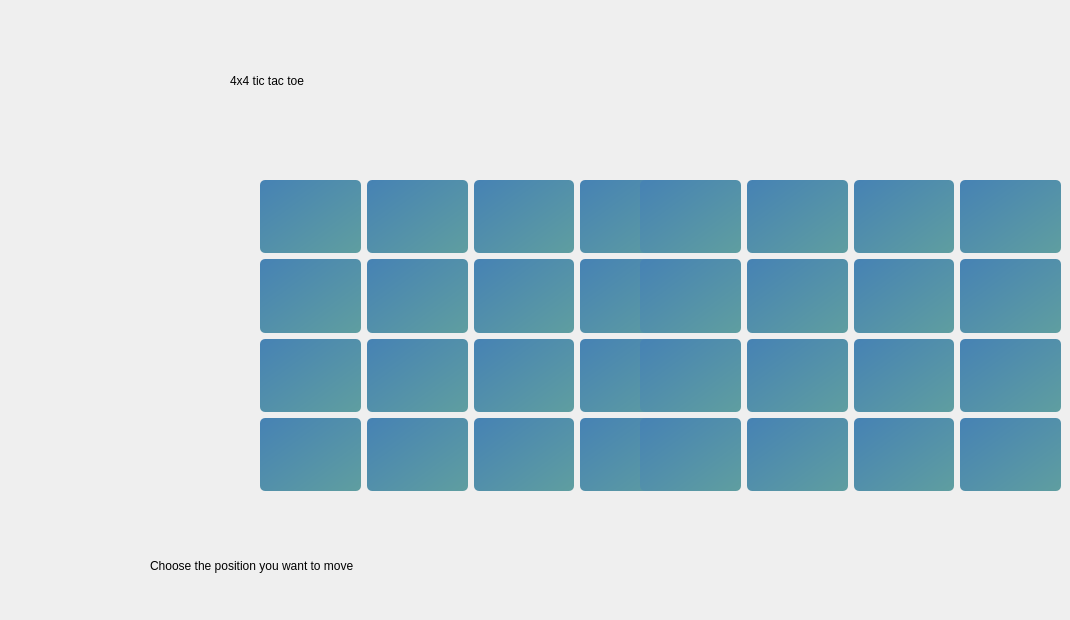
    <widget class="QWidget" name="_4x4_tic_tac_toe_ui_9">
     <property name="styleSheet">
      <string notr="true">QWidget#_4x4_tic_tac_toe_ui_9{
background-color:qlineargradient(spread:pad, x1:0.089, y1:0.136364, x2:1, y2:1, stop:0 #1E90FF, stop:1 #87CEFA);
}</string>
     </property>
     <widget class="QLabel" name="_4x4_label">
      <property name="geometry">
       <rect>
        <x>230</x>
        <y>20</y>
        <width>471</width>
        <height>121</height>
       </rect>
      </property>
      <property name="styleSheet">
       <string notr="true">font: 36pt &quot;MS Reference Sans Serif&quot;;
colro :white;</string>
      </property>
      <property name="text">
       <string>4x4 tic tac toe</string>
      </property>
     </widget>
     <widget class="QWidget" name="gridLayoutWidget_16">
      <property name="geometry">
       <rect>
        <x>260</x>
        <y>180</y>
        <width>421</width>
        <height>311</height>
       </rect>
      </property>
      <layout class="QGridLayout" name="gridLayout_16">
       <item row="3" column="1">
        <widget class="QPushButton" name="_4x4_3_1">
         <property name="sizePolicy">
          <sizepolicy hsizetype="Expanding" vsizetype="Expanding">
           <horstretch>0</horstretch>
           <verstretch>0</verstretch>
          </sizepolicy>
         </property>
         <property name="maximumSize">
          <size>
           <width>250</width>
           <height>16777215</height>
          </size>
         </property>
         <property name="styleSheet">
          <string notr="true">QPushButton{
color: rgb(255, 255, 255);
font: 14pt &quot;MS Reference Sans Serif&quot;;
background-color: qlineargradient(spread:pad, x1:0, y1:0, x2:1, y2:1, stop:0 #4682B4, stop:1 #5F9EA0);
border-radius: 5px;
}
QPushButton:hover {
    background-color: #5F9EA0;
}</string>
         </property>
         <property name="text">
          <string/>
         </property>
        </widget>
       </item>
       <item row="3" column="3">
        <widget class="QPushButton" name="_4x4_3_3">
         <property name="sizePolicy">
          <sizepolicy hsizetype="Expanding" vsizetype="Expanding">
           <horstretch>0</horstretch>
           <verstretch>0</verstretch>
          </sizepolicy>
         </property>
         <property name="maximumSize">
          <size>
           <width>250</width>
           <height>16777215</height>
          </size>
         </property>
         <property name="styleSheet">
          <string notr="true">QPushButton{
color: rgb(255, 255, 255);
font: 14pt &quot;MS Reference Sans Serif&quot;;
background-color: qlineargradient(spread:pad, x1:0, y1:0, x2:1, y2:1, stop:0 #4682B4, stop:1 #5F9EA0);
border-radius: 5px;
}
QPushButton:hover {
    background-color: #5F9EA0;
}</string>
         </property>
         <property name="text">
          <string/>
         </property>
        </widget>
       </item>
       <item row="2" column="3">
        <widget class="QPushButton" name="_4x4_2_3">
         <property name="sizePolicy">
          <sizepolicy hsizetype="Expanding" vsizetype="Expanding">
           <horstretch>0</horstretch>
           <verstretch>0</verstretch>
          </sizepolicy>
         </property>
         <property name="maximumSize">
          <size>
           <width>250</width>
           <height>16777215</height>
          </size>
         </property>
         <property name="styleSheet">
          <string notr="true">QPushButton{
color: rgb(255, 255, 255);
font: 14pt &quot;MS Reference Sans Serif&quot;;
background-color: qlineargradient(spread:pad, x1:0, y1:0, x2:1, y2:1, stop:0 #4682B4, stop:1 #5F9EA0);
border-radius: 5px;
}
QPushButton:hover {
    background-color: #5F9EA0;
}</string>
         </property>
         <property name="text">
          <string/>
         </property>
        </widget>
       </item>
       <item row="1" column="2">
        <widget class="QPushButton" name="_4x4_1_2">
         <property name="sizePolicy">
          <sizepolicy hsizetype="Expanding" vsizetype="Expanding">
           <horstretch>0</horstretch>
           <verstretch>0</verstretch>
          </sizepolicy>
         </property>
         <property name="maximumSize">
          <size>
           <width>250</width>
           <height>16777215</height>
          </size>
         </property>
         <property name="styleSheet">
          <string notr="true">QPushButton{
color: rgb(255, 255, 255);
font: 14pt &quot;MS Reference Sans Serif&quot;;
background-color: qlineargradient(spread:pad, x1:0, y1:0, x2:1, y2:1, stop:0 #4682B4, stop:1 #5F9EA0);
border-radius: 5px;
}
QPushButton:hover {
    background-color: #5F9EA0;
}</string>
         </property>
         <property name="text">
          <string/>
         </property>
        </widget>
       </item>
       <item row="3" column="0">
        <widget class="QPushButton" name="_4x4_3_0">
         <property name="sizePolicy">
          <sizepolicy hsizetype="Expanding" vsizetype="Expanding">
           <horstretch>0</horstretch>
           <verstretch>0</verstretch>
          </sizepolicy>
         </property>
         <property name="maximumSize">
          <size>
           <width>250</width>
           <height>16777215</height>
          </size>
         </property>
         <property name="styleSheet">
          <string notr="true">QPushButton{
color: rgb(255, 255, 255);
font: 14pt &quot;MS Reference Sans Serif&quot;;
background-color: qlineargradient(spread:pad, x1:0, y1:0, x2:1, y2:1, stop:0 #4682B4, stop:1 #5F9EA0);
border-radius: 5px;
}
QPushButton:hover {
    background-color: #5F9EA0;
}</string>
         </property>
         <property name="text">
          <string/>
         </property>
        </widget>
       </item>
       <item row="0" column="1">
        <widget class="QPushButton" name="_4x4_0_1">
         <property name="sizePolicy">
          <sizepolicy hsizetype="Expanding" vsizetype="Expanding">
           <horstretch>0</horstretch>
           <verstretch>0</verstretch>
          </sizepolicy>
         </property>
         <property name="maximumSize">
          <size>
           <width>250</width>
           <height>16777215</height>
          </size>
         </property>
         <property name="styleSheet">
          <string notr="true">QPushButton{
color: rgb(255, 255, 255);
font: 14pt &quot;MS Reference Sans Serif&quot;;
background-color: qlineargradient(spread:pad, x1:0, y1:0, x2:1, y2:1, stop:0 #4682B4, stop:1 #5F9EA0);
border-radius: 5px;
}
QPushButton:hover {
    background-color: #5F9EA0;
}</string>
         </property>
         <property name="text">
          <string/>
         </property>
        </widget>
       </item>
       <item row="0" column="2">
        <widget class="QPushButton" name="_4x4_0_2">
         <property name="sizePolicy">
          <sizepolicy hsizetype="Expanding" vsizetype="Expanding">
           <horstretch>0</horstretch>
           <verstretch>0</verstretch>
          </sizepolicy>
         </property>
         <property name="maximumSize">
          <size>
           <width>250</width>
           <height>16777215</height>
          </size>
         </property>
         <property name="styleSheet">
          <string notr="true">QPushButton{
color: rgb(255, 255, 255);
font: 14pt &quot;MS Reference Sans Serif&quot;;
background-color: qlineargradient(spread:pad, x1:0, y1:0, x2:1, y2:1, stop:0 #4682B4, stop:1 #5F9EA0);
border-radius: 5px;
}
QPushButton:hover {
    background-color: #5F9EA0;
}</string>
         </property>
         <property name="text">
          <string/>
         </property>
        </widget>
       </item>
       <item row="2" column="2">
        <widget class="QPushButton" name="_4x4_2_2">
         <property name="sizePolicy">
          <sizepolicy hsizetype="Expanding" vsizetype="Expanding">
           <horstretch>0</horstretch>
           <verstretch>0</verstretch>
          </sizepolicy>
         </property>
         <property name="maximumSize">
          <size>
           <width>250</width>
           <height>16777215</height>
          </size>
         </property>
         <property name="styleSheet">
          <string notr="true">QPushButton{
color: rgb(255, 255, 255);
font: 14pt &quot;MS Reference Sans Serif&quot;;
background-color: qlineargradient(spread:pad, x1:0, y1:0, x2:1, y2:1, stop:0 #4682B4, stop:1 #5F9EA0);
border-radius: 5px;
}
QPushButton:hover {
    background-color: #5F9EA0;
}</string>
         </property>
         <property name="text">
          <string/>
         </property>
        </widget>
       </item>
       <item row="2" column="0">
        <widget class="QPushButton" name="_4x4_2_0">
         <property name="sizePolicy">
          <sizepolicy hsizetype="Expanding" vsizetype="Expanding">
           <horstretch>0</horstretch>
           <verstretch>0</verstretch>
          </sizepolicy>
         </property>
         <property name="maximumSize">
          <size>
           <width>250</width>
           <height>16777215</height>
          </size>
         </property>
         <property name="styleSheet">
          <string notr="true">QPushButton{
color: rgb(255, 255, 255);
font: 14pt &quot;MS Reference Sans Serif&quot;;
background-color: qlineargradient(spread:pad, x1:0, y1:0, x2:1, y2:1, stop:0 #4682B4, stop:1 #5F9EA0);
border-radius: 5px;
}
QPushButton:hover {
    background-color: #5F9EA0;
}</string>
         </property>
         <property name="text">
          <string/>
         </property>
        </widget>
       </item>
       <item row="2" column="1">
        <widget class="QPushButton" name="_4x4_2_1">
         <property name="sizePolicy">
          <sizepolicy hsizetype="Expanding" vsizetype="Expanding">
           <horstretch>0</horstretch>
           <verstretch>0</verstretch>
          </sizepolicy>
         </property>
         <property name="maximumSize">
          <size>
           <width>250</width>
           <height>16777215</height>
          </size>
         </property>
         <property name="styleSheet">
          <string notr="true">QPushButton{
color: rgb(255, 255, 255);
font: 14pt &quot;MS Reference Sans Serif&quot;;
background-color: qlineargradient(spread:pad, x1:0, y1:0, x2:1, y2:1, stop:0 #4682B4, stop:1 #5F9EA0);
border-radius: 5px;
}
QPushButton:hover {
    background-color: #5F9EA0;
}</string>
         </property>
         <property name="text">
          <string/>
         </property>
        </widget>
       </item>
       <item row="0" column="3">
        <widget class="QPushButton" name="_4x4_0_3">
         <property name="sizePolicy">
          <sizepolicy hsizetype="Expanding" vsizetype="Expanding">
           <horstretch>0</horstretch>
           <verstretch>0</verstretch>
          </sizepolicy>
         </property>
         <property name="maximumSize">
          <size>
           <width>250</width>
           <height>16777215</height>
          </size>
         </property>
         <property name="styleSheet">
          <string notr="true">QPushButton{
color: rgb(255, 255, 255);
font: 14pt &quot;MS Reference Sans Serif&quot;;
background-color: qlineargradient(spread:pad, x1:0, y1:0, x2:1, y2:1, stop:0 #4682B4, stop:1 #5F9EA0);
border-radius: 5px;
}
QPushButton:hover {
    background-color: #5F9EA0;
}</string>
         </property>
         <property name="text">
          <string/>
         </property>
        </widget>
       </item>
       <item row="0" column="0">
        <widget class="QPushButton" name="_4x4_0_0">
         <property name="sizePolicy">
          <sizepolicy hsizetype="Expanding" vsizetype="Expanding">
           <horstretch>0</horstretch>
           <verstretch>0</verstretch>
          </sizepolicy>
         </property>
         <property name="maximumSize">
          <size>
           <width>250</width>
           <height>16777215</height>
          </size>
         </property>
         <property name="styleSheet">
          <string notr="true">QPushButton{
color: rgb(255, 255, 255);
font: 14pt &quot;MS Reference Sans Serif&quot;;
background-color: qlineargradient(spread:pad, x1:0, y1:0, x2:1, y2:1, stop:0 #4682B4, stop:1 #5F9EA0);
border-radius: 5px;
}
QPushButton:hover {
    background-color: #5F9EA0;
}</string>
         </property>
         <property name="text">
          <string/>
         </property>
        </widget>
       </item>
       <item row="3" column="2">
        <widget class="QPushButton" name="_4x4_3_2">
         <property name="sizePolicy">
          <sizepolicy hsizetype="Expanding" vsizetype="Expanding">
           <horstretch>0</horstretch>
           <verstretch>0</verstretch>
          </sizepolicy>
         </property>
         <property name="maximumSize">
          <size>
           <width>250</width>
           <height>16777215</height>
          </size>
         </property>
         <property name="styleSheet">
          <string notr="true">QPushButton{
color: rgb(255, 255, 255);
font: 14pt &quot;MS Reference Sans Serif&quot;;
background-color: qlineargradient(spread:pad, x1:0, y1:0, x2:1, y2:1, stop:0 #4682B4, stop:1 #5F9EA0);
border-radius: 5px;
}
QPushButton:hover {
    background-color: #5F9EA0;
}</string>
         </property>
         <property name="text">
          <string/>
         </property>
        </widget>
       </item>
       <item row="1" column="3">
        <widget class="QPushButton" name="_4x4_1_3">
         <property name="sizePolicy">
          <sizepolicy hsizetype="Expanding" vsizetype="Expanding">
           <horstretch>0</horstretch>
           <verstretch>0</verstretch>
          </sizepolicy>
         </property>
         <property name="maximumSize">
          <size>
           <width>250</width>
           <height>16777215</height>
          </size>
         </property>
         <property name="styleSheet">
          <string notr="true">QPushButton{
color: rgb(255, 255, 255);
font: 14pt &quot;MS Reference Sans Serif&quot;;
background-color: qlineargradient(spread:pad, x1:0, y1:0, x2:1, y2:1, stop:0 #4682B4, stop:1 #5F9EA0);
border-radius: 5px;
}
QPushButton:hover {
    background-color: #5F9EA0;
}</string>
         </property>
         <property name="text">
          <string/>
         </property>
        </widget>
       </item>
       <item row="1" column="1">
        <widget class="QPushButton" name="_4x4_1_1">
         <property name="sizePolicy">
          <sizepolicy hsizetype="Expanding" vsizetype="Expanding">
           <horstretch>0</horstretch>
           <verstretch>0</verstretch>
          </sizepolicy>
         </property>
         <property name="maximumSize">
          <size>
           <width>250</width>
           <height>16777215</height>
          </size>
         </property>
         <property name="styleSheet">
          <string notr="true">QPushButton{
color: rgb(255, 255, 255);
font: 14pt &quot;MS Reference Sans Serif&quot;;
background-color: qlineargradient(spread:pad, x1:0, y1:0, x2:1, y2:1, stop:0 #4682B4, stop:1 #5F9EA0);
border-radius: 5px;
}
QPushButton:hover {
    background-color: #5F9EA0;
}</string>
         </property>
         <property name="text">
          <string/>
         </property>
        </widget>
       </item>
       <item row="1" column="0">
        <widget class="QPushButton" name="_4x4_1_0">
         <property name="sizePolicy">
          <sizepolicy hsizetype="Expanding" vsizetype="Expanding">
           <horstretch>0</horstretch>
           <verstretch>0</verstretch>
          </sizepolicy>
         </property>
         <property name="maximumSize">
          <size>
           <width>250</width>
           <height>16777215</height>
          </size>
         </property>
         <property name="styleSheet">
          <string notr="true">QPushButton{
color: rgb(255, 255, 255);
font: 14pt &quot;MS Reference Sans Serif&quot;;
background-color: qlineargradient(spread:pad, x1:0, y1:0, x2:1, y2:1, stop:0 #4682B4, stop:1 #5F9EA0);
border-radius: 5px;
}
QPushButton:hover {
    background-color: #5F9EA0;
}</string>
         </property>
         <property name="text">
          <string/>
         </property>
        </widget>
       </item>
      </layout>
     </widget>
     <widget class="QWidget" name="gridLayoutWidget_19">
      <property name="geometry">
       <rect>
        <x>640</x>
        <y>180</y>
        <width>421</width>
        <height>311</height>
       </rect>
      </property>
      <layout class="QGridLayout" name="gridLayout_19">
       <item row="3" column="1">
        <widget class="QPushButton" name="_4x4_7_1">
         <property name="sizePolicy">
          <sizepolicy hsizetype="Expanding" vsizetype="Expanding">
           <horstretch>0</horstretch>
           <verstretch>0</verstretch>
          </sizepolicy>
         </property>
         <property name="maximumSize">
          <size>
           <width>250</width>
           <height>16777215</height>
          </size>
         </property>
         <property name="styleSheet">
          <string notr="true">QPushButton{
color: rgb(255, 255, 255);
font: 14pt &quot;MS Reference Sans Serif&quot;;
background-color: qlineargradient(spread:pad, x1:0, y1:0, x2:1, y2:1, stop:0 #4682B4, stop:1 #5F9EA0);
border-radius: 5px;
}
QPushButton:hover {
    background-color: #5F9EA0;
}</string>
         </property>
         <property name="text">
          <string/>
         </property>
        </widget>
       </item>
       <item row="3" column="3">
        <widget class="QPushButton" name="_4x4_7_3">
         <property name="sizePolicy">
          <sizepolicy hsizetype="Expanding" vsizetype="Expanding">
           <horstretch>0</horstretch>
           <verstretch>0</verstretch>
          </sizepolicy>
         </property>
         <property name="maximumSize">
          <size>
           <width>250</width>
           <height>16777215</height>
          </size>
         </property>
         <property name="styleSheet">
          <string notr="true">QPushButton{
color: rgb(255, 255, 255);
font: 14pt &quot;MS Reference Sans Serif&quot;;
background-color: qlineargradient(spread:pad, x1:0, y1:0, x2:1, y2:1, stop:0 #4682B4, stop:1 #5F9EA0);
border-radius: 5px;
}
QPushButton:hover {
    background-color: #5F9EA0;
}</string>
         </property>
         <property name="text">
          <string/>
         </property>
        </widget>
       </item>
       <item row="2" column="3">
        <widget class="QPushButton" name="_4x4_6_3">
         <property name="sizePolicy">
          <sizepolicy hsizetype="Expanding" vsizetype="Expanding">
           <horstretch>0</horstretch>
           <verstretch>0</verstretch>
          </sizepolicy>
         </property>
         <property name="maximumSize">
          <size>
           <width>250</width>
           <height>16777215</height>
          </size>
         </property>
         <property name="styleSheet">
          <string notr="true">QPushButton{
color: rgb(255, 255, 255);
font: 14pt &quot;MS Reference Sans Serif&quot;;
background-color: qlineargradient(spread:pad, x1:0, y1:0, x2:1, y2:1, stop:0 #4682B4, stop:1 #5F9EA0);
border-radius: 5px;
}
QPushButton:hover {
    background-color: #5F9EA0;
}</string>
         </property>
         <property name="text">
          <string/>
         </property>
        </widget>
       </item>
       <item row="1" column="2">
        <widget class="QPushButton" name="_4x4_5_2">
         <property name="sizePolicy">
          <sizepolicy hsizetype="Expanding" vsizetype="Expanding">
           <horstretch>0</horstretch>
           <verstretch>0</verstretch>
          </sizepolicy>
         </property>
         <property name="maximumSize">
          <size>
           <width>250</width>
           <height>16777215</height>
          </size>
         </property>
         <property name="styleSheet">
          <string notr="true">QPushButton{
color: rgb(255, 255, 255);
font: 14pt &quot;MS Reference Sans Serif&quot;;
background-color: qlineargradient(spread:pad, x1:0, y1:0, x2:1, y2:1, stop:0 #4682B4, stop:1 #5F9EA0);
border-radius: 5px;
}
QPushButton:hover {
    background-color: #5F9EA0;
}</string>
         </property>
         <property name="text">
          <string/>
         </property>
        </widget>
       </item>
       <item row="3" column="0">
        <widget class="QPushButton" name="_4x4_7_0">
         <property name="sizePolicy">
          <sizepolicy hsizetype="Expanding" vsizetype="Expanding">
           <horstretch>0</horstretch>
           <verstretch>0</verstretch>
          </sizepolicy>
         </property>
         <property name="maximumSize">
          <size>
           <width>250</width>
           <height>16777215</height>
          </size>
         </property>
         <property name="styleSheet">
          <string notr="true">QPushButton{
color: rgb(255, 255, 255);
font: 14pt &quot;MS Reference Sans Serif&quot;;
background-color: qlineargradient(spread:pad, x1:0, y1:0, x2:1, y2:1, stop:0 #4682B4, stop:1 #5F9EA0);
border-radius: 5px;
}
QPushButton:hover {
    background-color: #5F9EA0;
}</string>
         </property>
         <property name="text">
          <string/>
         </property>
        </widget>
       </item>
       <item row="0" column="1">
        <widget class="QPushButton" name="_4x4_4_1">
         <property name="sizePolicy">
          <sizepolicy hsizetype="Expanding" vsizetype="Expanding">
           <horstretch>0</horstretch>
           <verstretch>0</verstretch>
          </sizepolicy>
         </property>
         <property name="maximumSize">
          <size>
           <width>250</width>
           <height>16777215</height>
          </size>
         </property>
         <property name="styleSheet">
          <string notr="true">QPushButton{
color: rgb(255, 255, 255);
font: 14pt &quot;MS Reference Sans Serif&quot;;
background-color: qlineargradient(spread:pad, x1:0, y1:0, x2:1, y2:1, stop:0 #4682B4, stop:1 #5F9EA0);
border-radius: 5px;
}
QPushButton:hover {
    background-color: #5F9EA0;
}</string>
         </property>
         <property name="text">
          <string/>
         </property>
        </widget>
       </item>
       <item row="0" column="2">
        <widget class="QPushButton" name="_4x4_4_2">
         <property name="sizePolicy">
          <sizepolicy hsizetype="Expanding" vsizetype="Expanding">
           <horstretch>0</horstretch>
           <verstretch>0</verstretch>
          </sizepolicy>
         </property>
         <property name="maximumSize">
          <size>
           <width>250</width>
           <height>16777215</height>
          </size>
         </property>
         <property name="styleSheet">
          <string notr="true">QPushButton{
color: rgb(255, 255, 255);
font: 14pt &quot;MS Reference Sans Serif&quot;;
background-color: qlineargradient(spread:pad, x1:0, y1:0, x2:1, y2:1, stop:0 #4682B4, stop:1 #5F9EA0);
border-radius: 5px;
}
QPushButton:hover {
    background-color: #5F9EA0;
}</string>
         </property>
         <property name="text">
          <string/>
         </property>
        </widget>
       </item>
       <item row="2" column="2">
        <widget class="QPushButton" name="_4x4_6_2">
         <property name="sizePolicy">
          <sizepolicy hsizetype="Expanding" vsizetype="Expanding">
           <horstretch>0</horstretch>
           <verstretch>0</verstretch>
          </sizepolicy>
         </property>
         <property name="maximumSize">
          <size>
           <width>250</width>
           <height>16777215</height>
          </size>
         </property>
         <property name="styleSheet">
          <string notr="true">QPushButton{
color: rgb(255, 255, 255);
font: 14pt &quot;MS Reference Sans Serif&quot;;
background-color: qlineargradient(spread:pad, x1:0, y1:0, x2:1, y2:1, stop:0 #4682B4, stop:1 #5F9EA0);
border-radius: 5px;
}
QPushButton:hover {
    background-color: #5F9EA0;
}</string>
         </property>
         <property name="text">
          <string/>
         </property>
        </widget>
       </item>
       <item row="2" column="0">
        <widget class="QPushButton" name="_4x4_6_0">
         <property name="sizePolicy">
          <sizepolicy hsizetype="Expanding" vsizetype="Expanding">
           <horstretch>0</horstretch>
           <verstretch>0</verstretch>
          </sizepolicy>
         </property>
         <property name="maximumSize">
          <size>
           <width>250</width>
           <height>16777215</height>
          </size>
         </property>
         <property name="styleSheet">
          <string notr="true">QPushButton{
color: rgb(255, 255, 255);
font: 14pt &quot;MS Reference Sans Serif&quot;;
background-color: qlineargradient(spread:pad, x1:0, y1:0, x2:1, y2:1, stop:0 #4682B4, stop:1 #5F9EA0);
border-radius: 5px;
}
QPushButton:hover {
    background-color: #5F9EA0;
}</string>
         </property>
         <property name="text">
          <string/>
         </property>
        </widget>
       </item>
       <item row="2" column="1">
        <widget class="QPushButton" name="_4x4_6_1">
         <property name="sizePolicy">
          <sizepolicy hsizetype="Expanding" vsizetype="Expanding">
           <horstretch>0</horstretch>
           <verstretch>0</verstretch>
          </sizepolicy>
         </property>
         <property name="maximumSize">
          <size>
           <width>250</width>
           <height>16777215</height>
          </size>
         </property>
         <property name="styleSheet">
          <string notr="true">QPushButton{
color: rgb(255, 255, 255);
font: 14pt &quot;MS Reference Sans Serif&quot;;
background-color: qlineargradient(spread:pad, x1:0, y1:0, x2:1, y2:1, stop:0 #4682B4, stop:1 #5F9EA0);
border-radius: 5px;
}
QPushButton:hover {
    background-color: #5F9EA0;
}</string>
         </property>
         <property name="text">
          <string/>
         </property>
        </widget>
       </item>
       <item row="0" column="3">
        <widget class="QPushButton" name="_4x4_4_3">
         <property name="sizePolicy">
          <sizepolicy hsizetype="Expanding" vsizetype="Expanding">
           <horstretch>0</horstretch>
           <verstretch>0</verstretch>
          </sizepolicy>
         </property>
         <property name="maximumSize">
          <size>
           <width>250</width>
           <height>16777215</height>
          </size>
         </property>
         <property name="styleSheet">
          <string notr="true">QPushButton{
color: rgb(255, 255, 255);
font: 14pt &quot;MS Reference Sans Serif&quot;;
background-color: qlineargradient(spread:pad, x1:0, y1:0, x2:1, y2:1, stop:0 #4682B4, stop:1 #5F9EA0);
border-radius: 5px;
}
QPushButton:hover {
    background-color: #5F9EA0;
}</string>
         </property>
         <property name="text">
          <string/>
         </property>
        </widget>
       </item>
       <item row="0" column="0">
        <widget class="QPushButton" name="_4x4_4_0">
         <property name="sizePolicy">
          <sizepolicy hsizetype="Expanding" vsizetype="Expanding">
           <horstretch>0</horstretch>
           <verstretch>0</verstretch>
          </sizepolicy>
         </property>
         <property name="maximumSize">
          <size>
           <width>250</width>
           <height>16777215</height>
          </size>
         </property>
         <property name="styleSheet">
          <string notr="true">QPushButton{
color: rgb(255, 255, 255);
font: 14pt &quot;MS Reference Sans Serif&quot;;
background-color: qlineargradient(spread:pad, x1:0, y1:0, x2:1, y2:1, stop:0 #4682B4, stop:1 #5F9EA0);
border-radius: 5px;
}
QPushButton:hover {
    background-color: #5F9EA0;
}</string>
         </property>
         <property name="text">
          <string/>
         </property>
        </widget>
       </item>
       <item row="3" column="2">
        <widget class="QPushButton" name="_4x4_7_2">
         <property name="sizePolicy">
          <sizepolicy hsizetype="Expanding" vsizetype="Expanding">
           <horstretch>0</horstretch>
           <verstretch>0</verstretch>
          </sizepolicy>
         </property>
         <property name="maximumSize">
          <size>
           <width>250</width>
           <height>16777215</height>
          </size>
         </property>
         <property name="styleSheet">
          <string notr="true">QPushButton{
color: rgb(255, 255, 255);
font: 14pt &quot;MS Reference Sans Serif&quot;;
background-color: qlineargradient(spread:pad, x1:0, y1:0, x2:1, y2:1, stop:0 #4682B4, stop:1 #5F9EA0);
border-radius: 5px;
}
QPushButton:hover {
    background-color: #5F9EA0;
}</string>
         </property>
         <property name="text">
          <string/>
         </property>
        </widget>
       </item>
       <item row="1" column="3">
        <widget class="QPushButton" name="_4x4_5_3">
         <property name="sizePolicy">
          <sizepolicy hsizetype="Expanding" vsizetype="Expanding">
           <horstretch>0</horstretch>
           <verstretch>0</verstretch>
          </sizepolicy>
         </property>
         <property name="maximumSize">
          <size>
           <width>250</width>
           <height>16777215</height>
          </size>
         </property>
         <property name="styleSheet">
          <string notr="true">QPushButton{
color: rgb(255, 255, 255);
font: 14pt &quot;MS Reference Sans Serif&quot;;
background-color: qlineargradient(spread:pad, x1:0, y1:0, x2:1, y2:1, stop:0 #4682B4, stop:1 #5F9EA0);
border-radius: 5px;
}
QPushButton:hover {
    background-color: #5F9EA0;
}</string>
         </property>
         <property name="text">
          <string/>
         </property>
        </widget>
       </item>
       <item row="1" column="1">
        <widget class="QPushButton" name="_4x4_5_1">
         <property name="sizePolicy">
          <sizepolicy hsizetype="Expanding" vsizetype="Expanding">
           <horstretch>0</horstretch>
           <verstretch>0</verstretch>
          </sizepolicy>
         </property>
         <property name="maximumSize">
          <size>
           <width>250</width>
           <height>16777215</height>
          </size>
         </property>
         <property name="styleSheet">
          <string notr="true">QPushButton{
color: rgb(255, 255, 255);
font: 14pt &quot;MS Reference Sans Serif&quot;;
background-color: qlineargradient(spread:pad, x1:0, y1:0, x2:1, y2:1, stop:0 #4682B4, stop:1 #5F9EA0);
border-radius: 5px;
}
QPushButton:hover {
    background-color: #5F9EA0;
}</string>
         </property>
         <property name="text">
          <string/>
         </property>
        </widget>
       </item>
       <item row="1" column="0">
        <widget class="QPushButton" name="_4x4_5_0">
         <property name="sizePolicy">
          <sizepolicy hsizetype="Expanding" vsizetype="Expanding">
           <horstretch>0</horstretch>
           <verstretch>0</verstretch>
          </sizepolicy>
         </property>
         <property name="maximumSize">
          <size>
           <width>250</width>
           <height>16777215</height>
          </size>
         </property>
         <property name="styleSheet">
          <string notr="true">QPushButton{
color: rgb(255, 255, 255);
font: 14pt &quot;MS Reference Sans Serif&quot;;
background-color: qlineargradient(spread:pad, x1:0, y1:0, x2:1, y2:1, stop:0 #4682B4, stop:1 #5F9EA0);
border-radius: 5px;
}
QPushButton:hover {
    background-color: #5F9EA0;
}</string>
         </property>
         <property name="text">
          <string/>
         </property>
        </widget>
       </item>
      </layout>
     </widget>
     <widget class="QLabel" name="choose">
      <property name="geometry">
       <rect>
        <x>150</x>
        <y>520</y>
        <width>791</width>
        <height>91</height>
       </rect>
      </property>
      <property name="styleSheet">
       <string notr="true">font: 24pt &quot;MS Reference Sans Serif&quot;;
colro :white;</string>
      </property>
      <property name="text">
       <string>Choose the position you want to move</string>
      </property>
     </widget>
    </widget>
